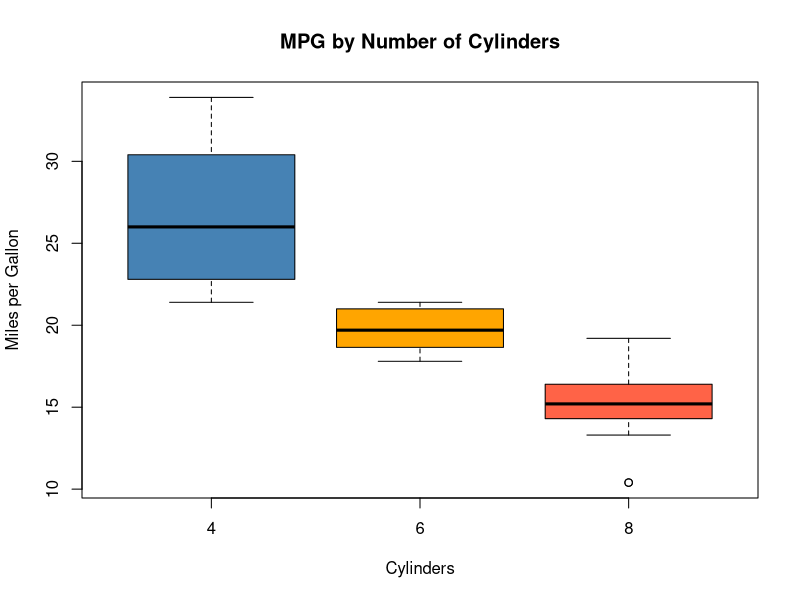
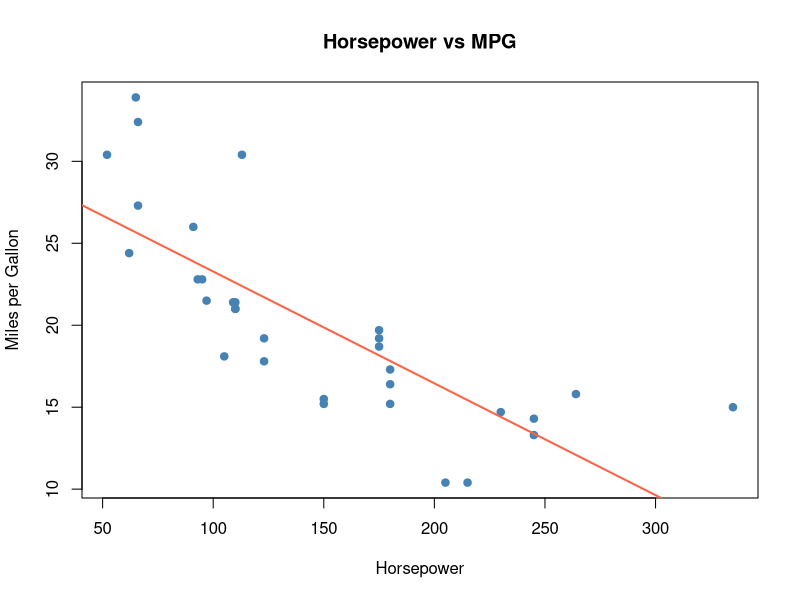
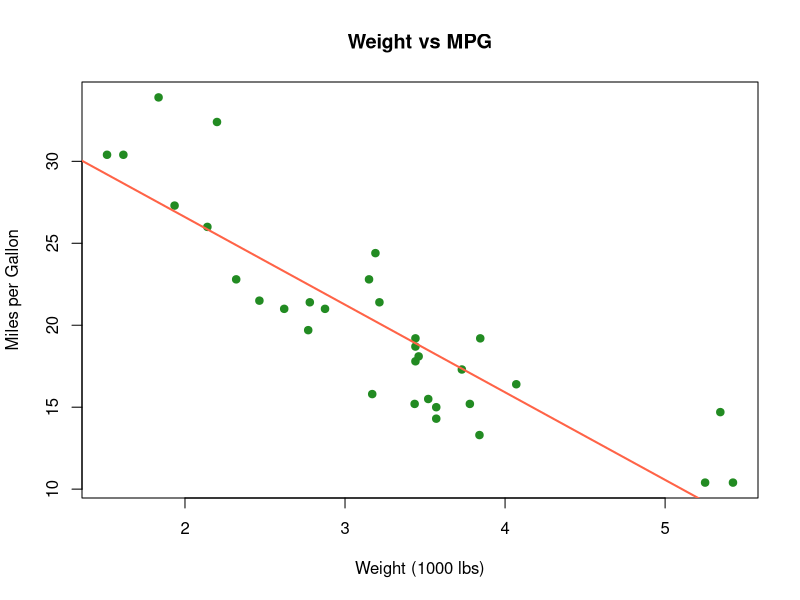

Generate these figures, in order, with R:
## ---- chunk 1
#| label: setup
#| echo: false
library(datasets)
## ---- chunk 2
#| label: glimpse
str(mtcars)
## ---- chunk 3
#| label: summary-stats
summary(mtcars)
## ---- chunk 4
#| label: mpg-by-cyl
boxplot(mpg ~ cyl, data = mtcars,
        xlab = "Cylinders", ylab = "Miles per Gallon",
        main = "MPG by Number of Cylinders",
        col = c("steelblue", "orange", "tomato"))
## ---- chunk 5
#| label: hp-vs-mpg
plot(mtcars$hp, mtcars$mpg,
     xlab = "Horsepower", ylab = "Miles per Gallon",
     main = "Horsepower vs MPG",
     pch = 19, col = "steelblue")
abline(lm(mpg ~ hp, data = mtcars), col = "tomato", lwd = 2)
## ---- chunk 6
#| label: wt-vs-mpg
plot(mtcars$wt, mtcars$mpg,
     xlab = "Weight (1000 lbs)", ylab = "Miles per Gallon",
     main = "Weight vs MPG",
     pch = 19, col = "forestgreen")
abline(lm(mpg ~ wt, data = mtcars), col = "tomato", lwd = 2)
